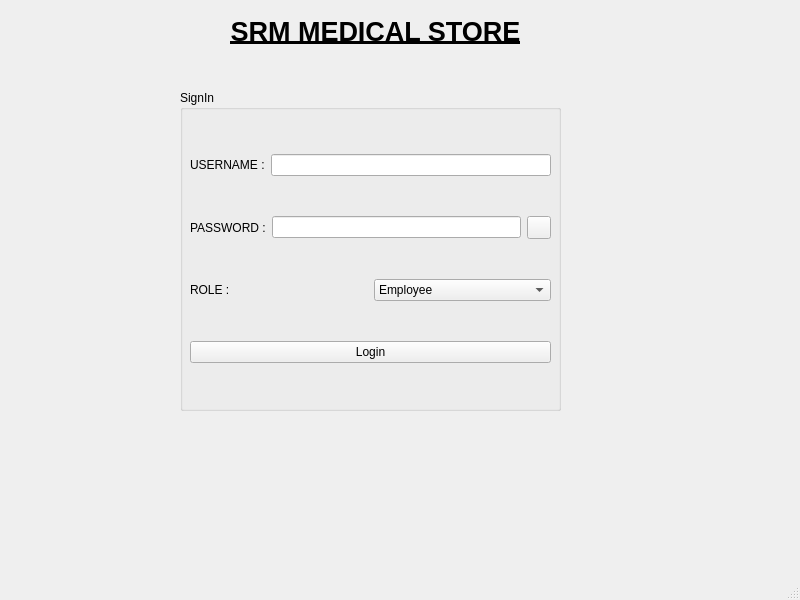
<?xml version="1.0" encoding="UTF-8"?>
<ui version="4.0">
 <class>MainWindow</class>
 <widget class="QMainWindow" name="MainWindow">
  <property name="geometry">
   <rect>
    <x>0</x>
    <y>0</y>
    <width>800</width>
    <height>600</height>
   </rect>
  </property>
  <property name="windowTitle">
   <string>MainWindow</string>
  </property>
  <widget class="QWidget" name="centralwidget">
   <widget class="QGroupBox" name="groupBox">
    <property name="geometry">
     <rect>
      <x>180</x>
      <y>90</y>
      <width>381</width>
      <height>321</height>
     </rect>
    </property>
    <property name="title">
     <string>SignIn</string>
    </property>
    <widget class="QWidget" name="layoutWidget">
     <property name="geometry">
      <rect>
       <x>10</x>
       <y>30</y>
       <width>361</width>
       <height>281</height>
      </rect>
     </property>
     <layout class="QVBoxLayout" name="verticalLayout">
      <item>
       <layout class="QHBoxLayout" name="horizontalLayout">
        <item>
         <widget class="QLabel" name="label_username">
          <property name="text">
           <string>USERNAME :</string>
          </property>
         </widget>
        </item>
        <item>
         <widget class="QLineEdit" name="getusername"/>
        </item>
       </layout>
      </item>
      <item>
       <layout class="QHBoxLayout" name="horizontalLayout_2">
        <item>
         <widget class="QLabel" name="label_pass">
          <property name="text">
           <string>PASSWORD :</string>
          </property>
         </widget>
        </item>
        <item>
         <widget class="QLineEdit" name="getpassword"/>
        </item>
        <item>
         <widget class="QToolButton" name="showhide_button">
          <property name="text">
           <string/>
          </property>
         </widget>
        </item>
       </layout>
      </item>
      <item>
       <layout class="QHBoxLayout" name="horizontalLayout_3">
        <item>
         <widget class="QLabel" name="labe_role">
          <property name="text">
           <string>ROLE :</string>
          </property>
         </widget>
        </item>
        <item>
         <widget class="QComboBox" name="getrole">
          <item>
           <property name="text">
            <string>Employee</string>
           </property>
          </item>
          <item>
           <property name="text">
            <string>Admin</string>
           </property>
          </item>
         </widget>
        </item>
       </layout>
      </item>
      <item>
       <widget class="QPushButton" name="loginbutton">
        <property name="text">
         <string>Login</string>
        </property>
       </widget>
      </item>
     </layout>
    </widget>
   </widget>
   <widget class="QLabel" name="label">
    <property name="geometry">
     <rect>
      <x>200</x>
      <y>10</y>
      <width>351</width>
      <height>44</height>
     </rect>
    </property>
    <property name="text">
     <string>&lt;html&gt;&lt;head/&gt;&lt;body&gt;&lt;p align=&quot;center&quot;&gt;&lt;span style=&quot; font-size:20pt; font-weight:700; text-decoration: underline;&quot;&gt;SRM MEDICAL STORE&lt;/span&gt;&lt;/p&gt;&lt;/body&gt;&lt;/html&gt;</string>
    </property>
   </widget>
  </widget>
  <widget class="QMenuBar" name="menubar">
   <property name="geometry">
    <rect>
     <x>0</x>
     <y>0</y>
     <width>800</width>
     <height>31</height>
    </rect>
   </property>
  </widget>
  <widget class="QStatusBar" name="statusbar"/>
 </widget>
 <resources/>
 <connections/>
</ui>
